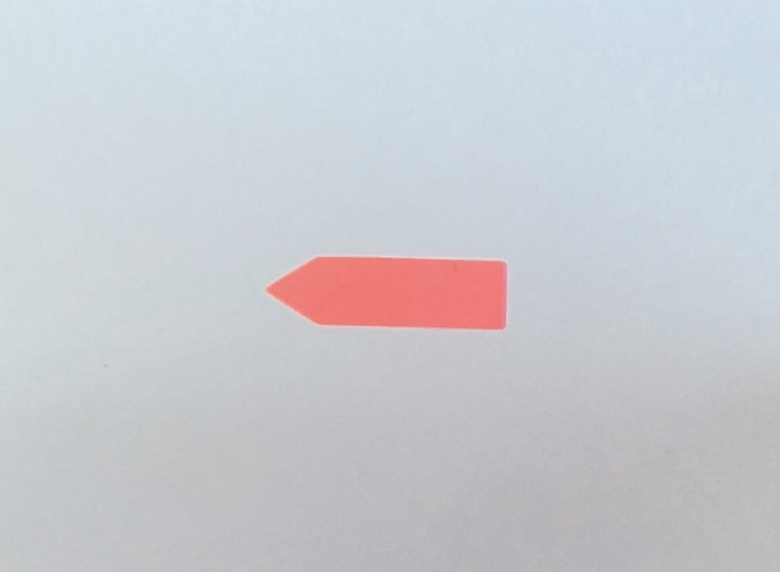
#> input picture week2/game/imgs/sticky1.jpg, 780 x 572 px, found by its file name
$ python corners.py
#> lines starting #> are read from the running program, lines starting #| are printed output that depends on the picture; after the words box and inside, x2 and y2 are one past the last pixel; in counts of white or black regions, pixels touching at a corner belong together
#> in test, inp is the input picture: shape (572, 780, 3); mean B, G, R 208.2, 202.8, 201.1
### week2/game/include/color.py
from enum import Enum

import cv2 as cv
import numpy as np

COLOR1_HSV = (5, 130, 230)  # orange-red
# COLOR2_HSV = (205, 160, 220)  # blue
COLOR2_HSV = (95, 200, 160)


class Dir(Enum):
    LT = 0
    RT = 1


def color_thresh(img_bgr, hsv_clr):
#> called with hsv_clr = (5, 130, 230)
    cln = img_bgr.copy()
    cln = cv.GaussianBlur(cln, (7, 7), sigmaX=0, sigmaY=0)
    cln = cv.cvtColor(cln, cv.COLOR_BGR2HSV)
#> cln: shape (572, 780, 3); mean H, S, V 106.6, 17.5, 212.2

    h, s, v = hsv_clr
    lct = np.array([max(h - 20, 0), s - 90, v - 80])
    uct = np.array([min(h + 20, 255), 255, 255])

    return cv.inRange(cln, lct, uct)
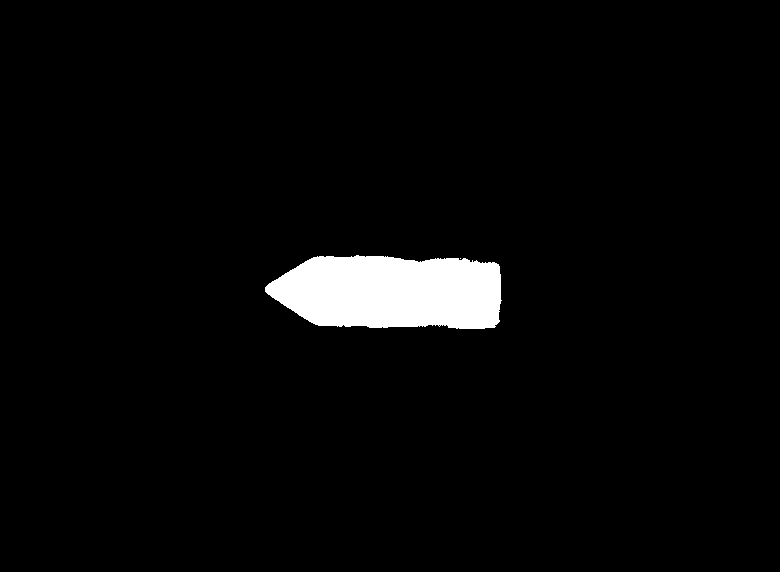
#> returned value: shape (572, 780); 3.3% white; 2 white regions (1 under 20 px), largest, box (x1, y1, x2, y2) and area: (265, 255, 502, 329) 14591

### week2/game/include/corners.py
import cv2 as cv
import numpy as np
from color import *


def getcorners(img):
    bin = img.copy()
    cv.imshow("threshold", bin)
    cv.waitKey()

    bin = cv.medianBlur(bin, 5)
#> bin: shape (572, 780); 3.3% white; 1 white region
    cv.imshow("blurred", bin)
    cv.waitKey()

    # shi-tomasi
    corners = cv.goodFeaturesToTrack(bin, 3, 0.2, 40, blockSize=11)
#> corners = [[495, 266], [494, 323], [269, 290]]

    arr = np.empty((3, 2))
    it = 0
    for i in corners:
        x, y = i.ravel()
        arr[it][0] = x
        arr[it][1] = y
        it += 1
#> this loop made 3 passes
#> after the loop, arr = [[495, 266], [494, 323], [269, 290]]; it = 3

    return arr


def getdir(img):
    corners = getcorners(img)
    assert corners.shape == (3, 2)

    xmax, _ = (np.max(corners, axis=0)).ravel()

    # arrow is guarenteed to be horizontal
    bool_arr = corners[:, 0] > xmax - 10
    if np.count_nonzero(bool_arr) == 2:
        return Dir.LT
    else:
        return Dir.RT


def test(path, clr):
    inp = cv.imread(path)
    cv.imshow("original image", inp)
    cv.waitKey()

    bin = color_thresh(inp, clr)
    corners = getcorners(bin)
#> corners = [[495, 266], [494, 323], [269, 290]]

    inp_clone = inp.copy()
    for coord in corners:
        # print(coord)
        cv.circle(inp_clone, (int(coord[0]), int(coord[1])), 6, (0, 0, 255), -1)
#> this loop made 3 passes
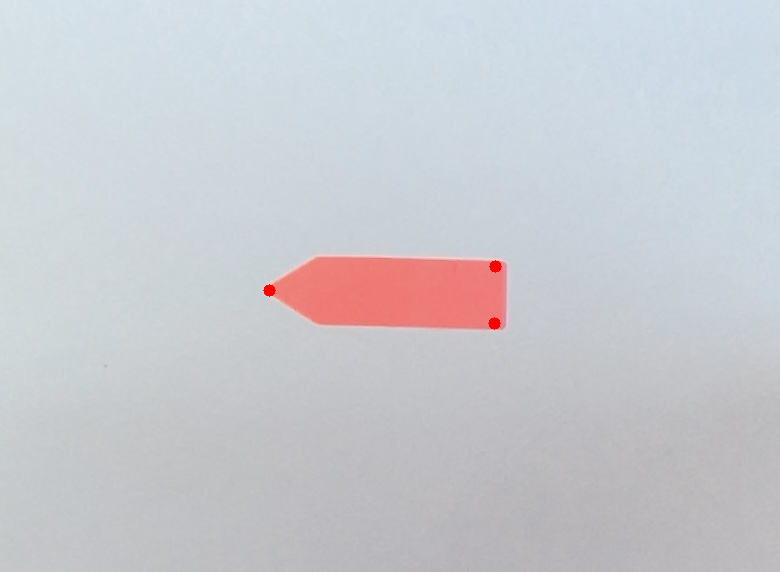
#> inp_clone: shape (572, 780, 3); 0.08% of pixels changed, all inside (x1, y1, x2, y2) = (263, 260, 502, 330)

    cv.imshow("processed image", inp_clone)
    cv.waitKey()

    direc = getdir(bin)
#> the loop in getcorners (call 2), `for i in corners:` made 3 passes
#> in getdir, `xmax, _ = (np.max(corners, axis=0)).ravel()`: xmax = 495
#> in getdir, `bool_arr = corners[:, 0] > xmax - 10`: bool_arr = [True, True, False]
    if direc == direc.LT:
        print("left")
    else:
        print("right")

    contours, _ = cv.findContours(bin, cv.RETR_LIST, cv.CHAIN_APPROX_SIMPLE)
#> contours = 3 contours, 2 with area under 20; largest, box (x1, y1, x2, y2) and area: (265, 255, 502, 329) 14324
#> (the run stopped early here; a loop or call above may not have finished)
